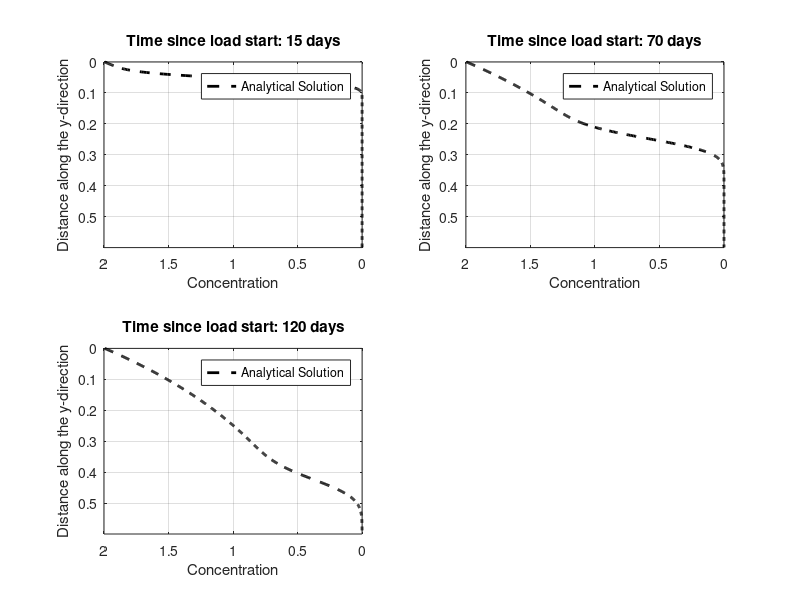

The MATLAB source for this figure:

% 2-dimensional analytical solution - Transient (using the analytical solution for
% instantaneous point source integrated with respect to time)

function AnltSOL_TRANSIENT_paperWRR

%%%%%%%%%%%%%%%%%%%%%%%%%%%%%%%%%%%%%%%%%%%
% INPUT DATA %%%%%%%%%%%%%%%%%%%%%%%%%%%%%%
%%%%%%%%%%%%%%%%%%%%%%%%%%%%%%%%%%%%%%%%%%%

test = 8; % 2, 4, 6, 8, 

% General %%%%%%%%%%%%%%%%%%%%%%%%%%%%%%%%%
ny = 600;
C0 = 2;
mLayerDepth_summa_m         = 0.006;                        % m
Dy      = 0.0001;      	% longiitudinal dispersivity - y-direction m2/s
specificYield = 0.25;
iLayerLiqFluxSoil_summa_m_s = 1.0359700931174889e-05 / specificYield;       % m/s
%iLayerLiqFluxSoil_summa_m3  = 0.30488599840555514;         % m3/s
V = iLayerLiqFluxSoil_summa_m_s;
%L = V * 60 * 60 * 24 * 20 / 1000;

tsim = [...
        ...0,...
        60 * 60 * 24 * 15,...
        60 * 60 * 24 * 70,...
        60 * 60 * 24 * 120,...
        ];


% Storing %%%%%%%%%%%%%%%%%%%%%%%%%%%%%%%%
storage.C0 = C0;
storage.Dy = Dy;
storage.tsim = tsim;
storage.V = V;
storage.ny = ny;

%%%%%%%%%%%%%%%%%%%%%%%%%%%%%%%%%%%%%%%%%%%%%%%%%%%%%%%%%%%%%%%%%%%%%%
n_ti = numel(tsim);
for ti = 1:n_ti
    
    tsim_i = tsim(ti);
    
    if test == 4 || test == 8 
        
        % Set reation rate
        if test == 4; r = 0; end                % conservative
        if test == 8; r = 0.01/(60*60*24); end  % linear decay
        storage.r = r;
        save InputData storage
        
        % Call analytical solver
        Analytical_calc_1D_contS(tsim_i)
        
    elseif test ==2 || test == 6
        
    end
    %Analytical_calc_1D_2(tsim_i)
    %Analytical_calc_1D_3(tsim_i)
    %Analytical_calc_1D_justAdv(tsim_i, mLayerDepth_summa_m)
    %Analytical_calc_2D
    %Numerical_calc
    Compare_plot(ti, n_ti, tsim_i,mLayerDepth_summa_m)
    
end


%%%%%%%%%%%%%%%%%%%%%%%%%%%%%%%%%%%%%%%%%
% ANALYTICAL
%%%%%%%%%%%%%%%%%%%%%%%%%%%%%%%%%%%%%%%%%

% 1D, continuous source, Eq. 60 of 
% USGS Chapter B7
% ANALYTICAL SOLUTIONS FOR ONE-, TWO-, AND THREE-DIMENSIONAL SOLUTE
%TRANSPORT IN GROUND-WATER SYSTEMS WITH UNIFORM FLOW
function Analytical_calc_1D_contS(tsim_i)

load InputData storage
C0=storage.C0;
Dy=storage.Dy;
r=storage.r;
V=storage.V;
ny=storage.ny;

Cfinal=zeros(1,ny);

h=waitbar(0,'ANALYTICAL solution: calculating...');

for y=1:ny
    waitbar(y/ny)

    % calculation of A

    %A = (M / UpLayVol) /...
    %    ( 4*n*pi()*(Dx*Dy)^(0.5) );
    A =  C0 / 2;

    % calculation of B
    U = (V^2 + 4*r*Dy)^0.5;
    
    B1 = exp(...
            y * (V - U)/ ...
            (2 * Dy)...
            );
        
    B2 = erfc(...
            (y - (U * tsim_i) ) / ...
            (2 * (Dy * tsim_i)^0.5));
    
    C1 = exp(...
            y * (V + U)/ ...
            (2 * Dy));
    
    C2 = erfc(...
            (y + (U * tsim_i) ) / ...
            (2 * (Dy * tsim_i)^0.5));

    % Final calculation
    C = A * (B1 * B2 + C1 * C2);

    % Saving results
    Cfinal(1,y) = C;

end

close(h)

disp('Analytical solution calculation: OK')

storage.C_analytical = Cfinal';
save AnalytSOL storage;

function Analytical_calc_1D_2(tsim_i)

load InputData storage
C0=storage.C0;
Dy=storage.Dy;
r=storage.r;
V=storage.V;
ny=storage.ny;

Cfinal=zeros(1,ny);

h=waitbar(0,'ANALYTICAL solution: calculating...');

for y=1:ny
    waitbar(y/ny)

    % calculation of A

    %A = (M / UpLayVol) /...
    %    ( 4*n*pi()*(Dx*Dy)^(0.5) );
    
    U = (V^2 + 4*r*Dy)^0.5;
    
    A =  C0 * V^2 / (4 * r * Dy);

    % calculation of B
    
    
    B1 = 2 * exp((y * V / Dy) - r * tsim_i);
        
    B2 = erfc(...
            (y + V * tsim_i) / ...
            (2 * (Dy * tsim_i)^0.5));
    
   C1 = U / V - 1; 
        
   C2 = exp(...
            y * (V - U)/ ...
            (2 * Dy));
    
    C3 = erfc(...
            (y - U * tsim_i) / ...
            (2 * (Dy * tsim_i)^0.5));
        
    D1 = U / V + 1;
    
    D2 = exp(...
            y * (V + U)/ ...
            (2 * Dy));
    
    D3 = erfc(...
            (y + U * tsim_i) / ...
            (2 * (Dy * tsim_i)^0.5));

    % Final calculation
    C = A * (B1 * B2 + C1 * C2 * C3 + D1 * D2 * D3);

    % Saving results
    Cfinal(1,y) = C;

end

close(h)

disp('Analytical solution calculation: OK')

storage.C_analytical = Cfinal';
save AnalytSOL storage;

function Analytical_calc_1D_3(tsim_i)

load InputData storage
C0=storage.C0;
Dy=storage.Dy;
r=storage.r;
V=storage.V;
ny=storage.ny;

Cfinal=zeros(1,ny);

h=waitbar(0,'ANALYTICAL solution: calculating...');

for y=1:ny
    waitbar(y/ny)

    % calculation of A

    %A = (M / UpLayVol) /...
    %    ( 4*n*pi()*(Dx*Dy)^(0.5) );
    

    
    A =  C0;

    % calculation of B
    
    
    B1 = 0.5 *  erfc(...
                (y - V * tsim_i) / ...
                (2 * (Dy * tsim_i)^0.5));
    
   C1 = (V^2 * tsim_i / (pi() * Dy))^0.5;
   
   C2 = exp(-(...
            (y - V * tsim_i)^2)/ ...
            (4 * Dy * tsim_i));
        
   D1  = 0.5 * (1 + (V * y) / Dy + (V^2 * tsim_i) / Dy);
   
   D2  = exp(V * y / Dy);
    
    D3 = erfc(...
            (y + V * tsim_i) / ...
            (2 * (Dy * tsim_i)^0.5));
        

    % Final calculation
    C = A * (B1 +  C1 * C2 - D1 * D2 * D3);

    % Saving results
    Cfinal(1,y) = C;

end

close(h)

disp('Analytical solution calculation: OK')

storage.C_analytical = Cfinal';
save AnalytSOL storage;

function Analytical_calc_1D_justAdv(tsim_i, mLayerDepth_summa_m)

load InputData storage
C0=storage.C0;
Dy=storage.Dy;
r=storage.r;
V=storage.V;
ny=storage.ny;

Cfinal=zeros(1,ny);

h=waitbar(0,'ANALYTICAL solution: calculating...');

for y=1:ny
    waitbar(y/ny)

    % calculation of A

    %A = (M / UpLayVol) /...
    %    ( 4*n*pi()*(Dx*Dy)^(0.5) );
  

    % Final calculation
    C = C0 * (y * mLayerDepth_summa_m - V * tsim_i);

    % Saving results
    Cfinal(1,y) = C;

end

close(h)

disp('Analytical solution calculation: OK')

storage.C_analytical = Cfinal';
save AnalytSOL storage;

function Analytical_calc_2D

load InputData storage
M=storage.M;
UpLayVol=storage.UpLayVol;
n=storage.n;
Dx=storage.Dx;
Dy=storage.Dy;
r=storage.r;
Xc=storage.Xc;
Yc=storage.Yc;
tsim=storage.tsim;
V=storage.V;
nx=storage.nx;
ny=storage.ny;

Cfinal=zeros(nx,ny);

h=waitbar(0,'ANALYTICAL solution: calculating...');
for x=1:nx
    waitbar(x/nx)
    for y=1:ny
        
    % calculation of A
    
    A = (M / UpLayVol) /...
        ( 4*n*pi()*(Dx*Dy)^(0.5) );

    % calculation of B
    B = exp(...
            V*(y-Yc)/ ...
            (2*Dy));

    % Integral to solve
    fun = @(t) exp( ...
                    -( V^2 / (4*Dx) + r) * t ...
                    -( (x-Xc)^2 ./ (4*Dx*t) ) ...
                    -( (y-Yc)^2 ./ (4*Dy*t))) ;
                
    D = quad(fun,0,tsim);

    % Final calculation
    C = A*B*D;
    
    % Saving results
    Cfinal(x,y) = C;
   
    end
end
close(h)

disp('Analytical solution calculation: OK')

storage.C_analytical = Cfinal';
save AnalytSOL storage;


%%%%%%%%%%%%%%%%%%%%%%%%%%%%%%%%%%%%%%%%%
% Plotting
%%%%%%%%%%%%%%%%%%%%%%%%%%%%%%%%%%%%%%%%%

function Compare_plot(ti, n_ti, tsim_i,mLayerDepth_summa_m)

load InputData storage
InputData = storage;

load AnalytSOL storage
C_analytical = storage.C_analytical;


colormap(gray)
cmap = colormap
cmap = flipud(cmap);

cm = [jet(64);gray(64)];

nsubplot_x = ceil((n_ti)^0.5);
nsubplot_y = ceil(n_ti / nsubplot_x);

if ti==1
     figure
end

% Longitudinal profile
subplot(nsubplot_x,nsubplot_y,ti)
plot(C_analytical,(0:1:InputData.ny-1)/1000,'k--','linewidth',2)
ylim([0 InputData.ny/1000])
%xlim([0 2])
set(gca, 'Ydir', 'reverse'); 
xlabel('Concentration')
ylabel('Distance along the y-direction')
title(['Time since load start: ', num2str(tsim_i/(24*60*60)), ' days'])
legend('Analytical Solution')
set (gca,'Xdir','reverse')
grid on


disp('ANALYTICAL and NUMERICAL solutions compared: OK')
disp('Finished')
